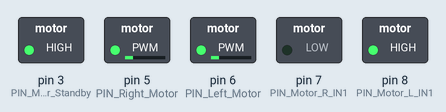
Simulated run of this sketch. Board: Arduino Uno, built with avr-gcc and run on an emulated ATmega328P. On the bench: switched loads named in the sketch (green lamp = pin HIGH).

Above: at 0.05 s.
At 6.0 s:
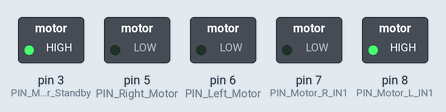
Timing chart, 0 to 6.9 s (numbered marks = the images above):
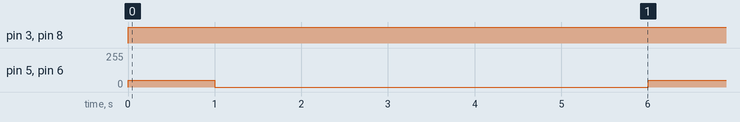

Measured:
- by itself, pin 3 (PIN_Motor_Standby), pin 8 (PIN_Motor_L_IN1): LOW → HIGH at 0.00 s
- by itself, pin 5 (PIN_Right_Motor), pin 6 (PIN_Left_Motor): alternates 50/255 for 1.0 s and 0/255 for 5.0 s

The sketch:

Motor_Test_V1.ino
```cpp
////////////////////////////Pin Assignments//////////////////////////////////////

#define PIN_Right_LineTracker   A0
#define PIN_Middle_LineTracker  A1
#define PIN_Left_LineTracker    A2

#define PIN_MPU6050_SDA         A4
#define PIN_MPU6050_SCL         A5

#define PIN_Mode_Switch         2

#define PIN_Motor_Standby       3

#define PIN_LED_Data            4

#define PIN_Right_Motor         5
#define PIN_Left_Motor          6
#define PIN_Motor_R_IN1         7
#define PIN_Motor_L_IN1         8

#define PIN_IR_Receiver         9

#define PIN_Servo1              10
#define PIN_Servo2              11

#define PIN_Ultrasonic_Echo     12
#define PIN_Ultrasonic_Trigger  13

/////////////////////////////Code be here////////////////////////////////////////
void setup() {
  // put your setup code here, to run once:
  pinMode(PIN_Right_Motor, OUTPUT);
  pinMode(PIN_Left_Motor, OUTPUT);
  pinMode(PIN_Motor_R_IN1, OUTPUT);
  pinMode(PIN_Motor_L_IN1, OUTPUT);
  pinMode(PIN_Motor_Standby, OUTPUT);
}

void loop() {
  // put your main code here, to run repeatedly:
  digitalWrite(PIN_Motor_Standby, HIGH);

  digitalWrite(PIN_Motor_R_IN1, LOW);
  analogWrite(PIN_Right_Motor, 50);

  digitalWrite(PIN_Motor_L_IN1, HIGH);
  analogWrite(PIN_Left_Motor, 50);
  delay(1000);
  analogWrite(PIN_Right_Motor, 0);
  analogWrite(PIN_Left_Motor, 0);
  delay(5000);
}
```
